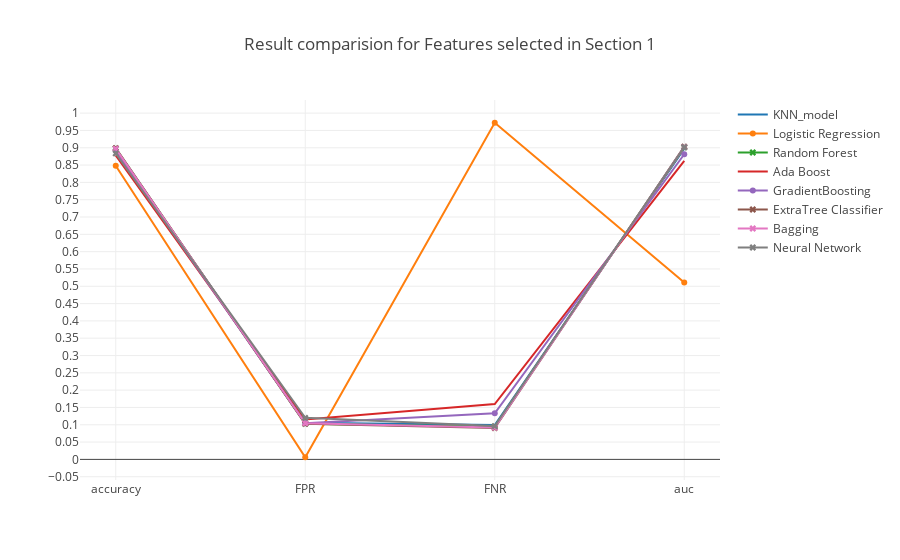

Notebook source saved alongside this figure:
### Markdown cell above
### <a id='1.A' style="text-decoration : none; color : #000000;"> A Results</a>

### Code cell
trace0 = go.Scatter(x=table_80_50_test.iloc[0].index.values[[0,5,6,7]],
                    y=table_80_50_test.iloc[0].values[[0,5,6,7]],
                    mode = 'lines',
                    name = 'KNN_model')

trace1 = go.Scatter(x=table_80_50_test.iloc[1].index.values[[0,5,6,7]],
                    y=table_80_50_test.iloc[1].values[[0,5,6,7]],
                    mode = 'lines+markers',
                    name = 'Logistic Regression')

trace2 = go.Scatter(x=table_80_50_test.iloc[2].index.values[[0,5,6,7]],
                    y=table_80_50_test.iloc[2].values[[0,5,6,7]],
                    mode = 'lines+markers',marker=dict(symbol='x'),
                    name = 'Random Forest')


trace3 = go.Scatter(x=table_80_50_test.iloc[3].index.values[[0,5,6,7]],
                    y=table_80_50_test.iloc[3].values[[0,5,6,7]],
                    mode = 'lines',
                    name = 'Ada Boost')

trace4 = go.Scatter(x=table_80_50_test.iloc[4].index.values[[0,5,6,7]],
                    y=table_80_50_test.iloc[4].values[[0,5,6,7]],
                    mode = 'lines+markers',
                    name = 'GradientBoosting')

trace5 = go.Scatter(x=table_80_50_test.iloc[5].index.values[[0,5,6,7]],
                    y=table_80_50_test.iloc[5].values[[0,5,6,7]],
                    mode = 'lines+markers',marker=dict(symbol='x'),
                    name = 'ExtraTree Classifier')

trace6 = go.Scatter(x=table_80_50_test.iloc[6].index.values[[0,5,6,7]],
                    y=table_80_50_test.iloc[6].values[[0,5,6,7]],
                    mode = 'lines+markers',marker=dict(symbol='x'),
                    name = 'Bagging')

trace7 = go.Scatter(x=table_80_50_test.iloc[7].index.values[[0,5,6,7]],
                    y=table_80_50_test.iloc[7].values[[0,5,6,7]],
                    mode = 'lines+markers',marker=dict(symbol='x'),
                    name = 'Neural Network')



data = [trace0, trace1, trace2, trace3, trace4, trace5, trace6, trace7]
layout = go.Layout(yaxis=dict(tick0=0,dtick=0.05),title='Result comparision for Features selected in Section 1')
fig = go.Figure(data=data, layout=layout)

iplot(fig, filename='Result')

### Figure 1 — Plotly figure (JSON) as saved in the notebook; plotly's stock layout.template omitted (floating-point values rounded to 4 significant figures)
{"data": [{"mode": "lines", "name": "KNN_model", "type": "scatter", "uid": "732182bb-8488-4864-ad67-d1bfc50cd5c7", "x": ["accuracy", "FPR", "FNR", "auc"], "y": [0.895, 0.106, 0.09951, 0.8973]}, {"mode": "lines+markers", "name": "Logistic Regression", "type": "scatter", "uid": "9c9bec6b-ae58-408f-b2fd-da29929e16b8", "x": ["accuracy", "FPR", "FNR", "auc"], "y": [0.8483, 0.006217, 0.9723, 0.5108]}, {"marker": {"symbol": "x"}, "mode": "lines+markers", "name": "Random Forest", "type": "scatter", "uid": "438871f2-03f9-4d4b-a60d-7b7622430098", "x": ["accuracy", "FPR", "FNR", "auc"], "y": [0.8984, 0.1028, 0.09462, 0.9013]}, {"mode": "lines", "name": "Ada Boost", "type": "scatter", "uid": "d8087e0a-1b72-45a1-a39b-c2b2203823ce", "x": ["accuracy", "FPR", "FNR", "auc"], "y": [0.878, 0.1152, 0.1599, 0.8624]}, {"mode": "lines+markers", "name": "GradientBoosting", "type": "scatter", "uid": "5646a064-7c36-4ec4-9e4b-f99c6ca8ef8a", "x": ["accuracy", "FPR", "FNR", "auc"], "y": [0.8912, 0.1045, 0.133, 0.8813]}, {"marker": {"symbol": "x"}, "mode": "lines+markers", "name": "ExtraTree Classifier", "type": "scatter", "uid": "89df2f1f-6c4e-40fa-ad1d-b27d28f64350", "x": ["accuracy", "FPR", "FNR", "auc"], "y": [0.8988, 0.1031, 0.09054, 0.9032]}, {"marker": {"symbol": "x"}, "mode": "lines+markers", "name": "Bagging", "type": "scatter", "uid": "8bbf9e4f-b01b-4acf-923e-f8adfb049400", "x": ["accuracy", "FPR", "FNR", "auc"], "y": [0.8974, 0.1044, 0.09217, 0.9017]}, {"marker": {"symbol": "x"}, "mode": "lines+markers", "name": "Neural Network", "type": "scatter", "uid": "c66f43ef-9d99-4852-a03f-3a782e5effb9", "x": ["accuracy", "FPR", "FNR", "auc"], "y": [0.8836, 0.12, 0.09625, 0.9017]}], "layout": {"title": "Result comparision for Features selected in Section 1", "yaxis": {"dtick": 0.05, "tick0": 0}}}
